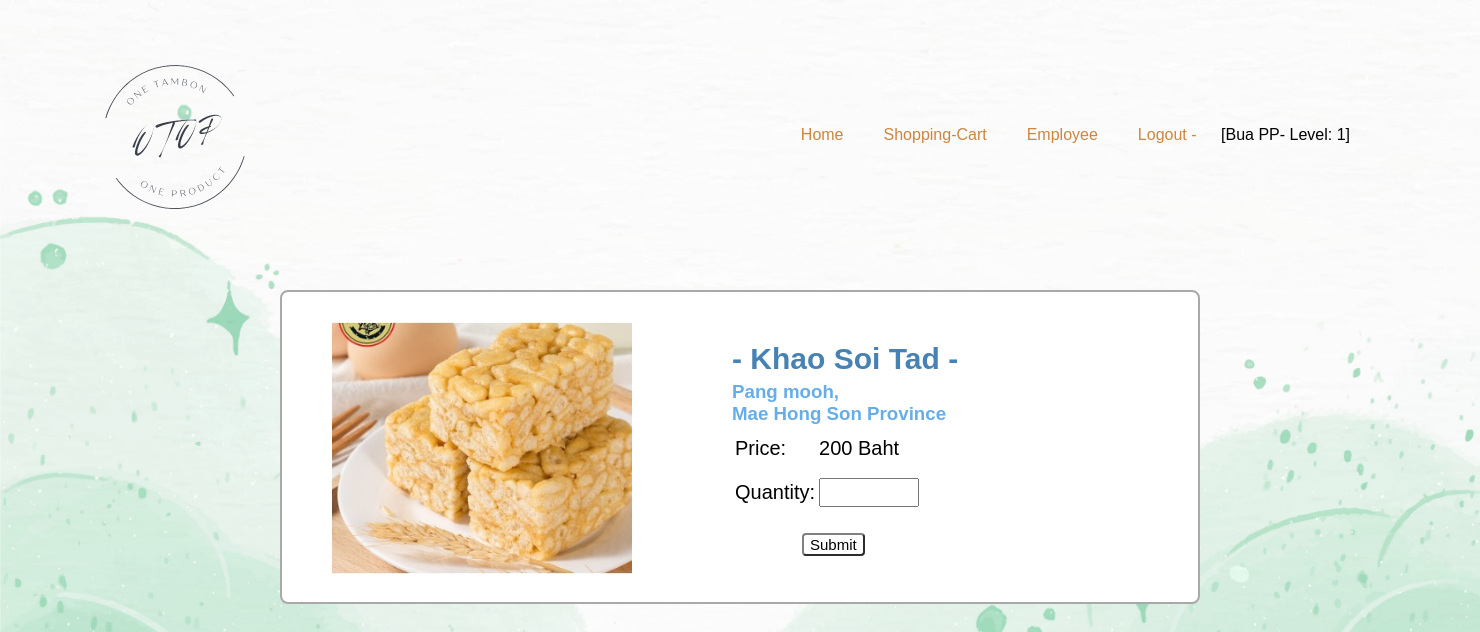
/product_for_each.php?id=1 (signed in), run on the app's committed database.
### tables this page shows
CREATE TABLE `product` (
  `product_ID` int(2) NOT NULL,
  `product_name` varchar(20) NOT NULL,
  `describ` varchar(255) NOT NULL,
  `product_price` int(4) NOT NULL,
  `product_pic` varchar(30) NOT NULL,
  `district` varchar(30) NOT NULL,
  `province` varchar(30) NOT NULL
);

### product_for_each.php (the view, shortened to what this page needs)
<html>
<?php require_once "header.php";
require_once "config.php";
if(isset($_SESSION['level']))
{
$id = $_GET['id'];
$userQuery = "SELECT * FROM product WHERE product_ID='$id'";
$result = mysqli_query($connect,$userQuery);
$row = mysqli_fetch_assoc($result);
if (($_SESSION['level'] == 1) or ($_SESSION['level'] == 2) or ($_SESSION['level'] == 3))
    {
?>
<html>
    <head>
        <link type="text/css" rel="stylesheet" href="main.css">
    </head>
    <body>
        <div class="main-menu">
            <form action="all_submit.php?id=<?php echo $id?>" method="post">
            <img src="<?Php echo $row['product_pic']?>">
                    <div class="drop">
                    <h2><span> - <?php echo $row['product_name']; ?> - </span></h2>
                    </div>
                    <h3><span><?php echo "" .$row['district']. ","; ?></span></h3>
                    <h3><span><?php echo $row['province']; ?></span></h3>
                    <div class="menu">
                    <table>
                        <tr>
                            <td> Price: </td>
                            <td > <?php echo $row['product_price']; ?> Baht </td>
                        </tr>
                        <tr>
                            <td> Quantity: </td>
                            <td> <input type="number" name="qty"> </td>
                        </tr>
                    </table>
                    <br><input type="submit" value="Submit">
            </form>
        </div>
    </body>
</html>
<?php
    }
        }
else{
    echo "<div class='cannot'><h3>Can not show the data, please LOGIN<h3><br><br>";
    echo "<a href=\"login.php\">Click here to login</a></div> <br><br>";
}
 ?>

### main.css (style rules this page uses)
html, body, h1, h2, h3, p, ol, ul, li, a { padding: 0; border: 0; margin: 0; box-sizing: border-box; }
body { background-image: url(pic/webbg.png); background-size:cover; background-position: center; background-repeat: no-repeat; position: relative; background-color: lightyellow; }
h3 { font-family: 'Gill Sans', 'Gill Sans MT', 'Calibri', 'Trebuchet MS', sans-serif; color: rgb(103, 173, 231); }
.main-menu { border: 2px solid darkgray; border-radius: 8px; background-color: white; padding: 30px 50px 30px 50px; margin: 50px 280px 50px 280px; }
.main-menu h2 { text-align: left; color: steelblue; font-family: 'Lucida Sans', 'Lucida Sans Regular', 'Lucida Grande', 'Lucida Sans Unicode', Geneva, Verdana, sans-serif; font-size: 30px; margin: 5px 0 5px 0; padding-top: 15px; }
.drop { position: relative; display: inline-block; }
.main-menu img { float: left; padding-right: 100px; display: inline; width: 300px; height: auto; }
.menu td { font-family: 'Lucida Sans', 'Lucida Sans Regular', 'Lucida Grande', 'Lucida Sans Unicode', Geneva, Verdana, sans-serif; font-size: 20px; line-height: 40px; }
.menu input[type=number] { font-family: 'Lucida Sans', 'Lucida Sans Regular', 'Lucida Grande', 'Lucida Sans Unicode', Geneva, Verdana, sans-serif; font-size: 20px; width: 100px; color: steelblue; }
.menu input[type=submit] { font-family: 'Lucida Sans', 'Lucida Sans Regular', 'Lucida Grande', 'Lucida Sans Unicode', Geneva, Verdana, sans-serif; font-size: 15px; margin-left: 70px; border: 2px outset gray; border-radius: 4px; background-color: white; }

### data on the page
product: product_pic (picture), product_name "Khao Soi Tad", district "Pang mooh", province "Mae Hong Son Province", product_price "200"

### other printed values
$_SESSION['name'] "Bua"
$_SESSION['surname'] "PP"
$_SESSION['level'] "1"
